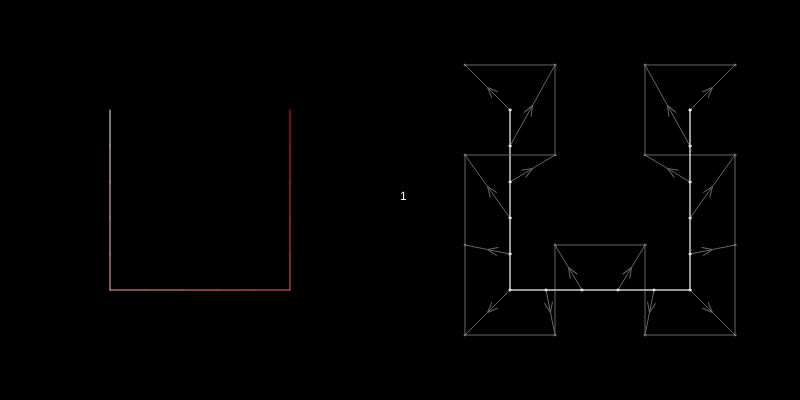
Frame 1 (no input)
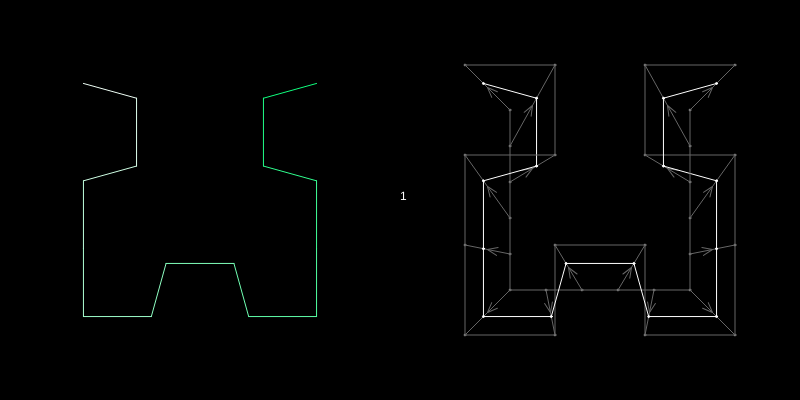
Frame 60 (no input)
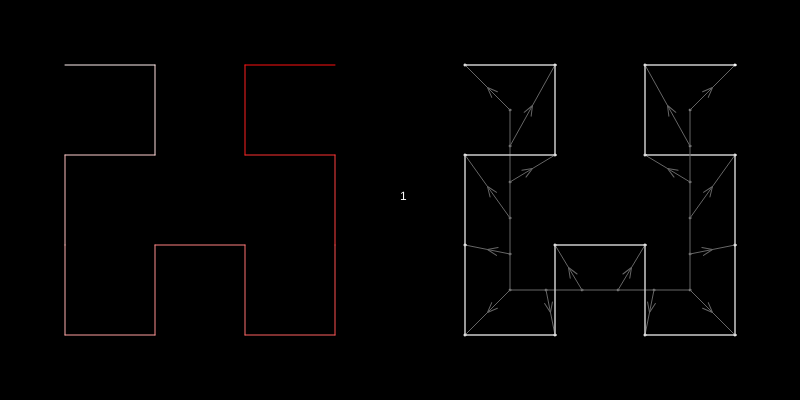
Frame 120 (the mouse pressed at the canvas centre since frame 60)

The p5.js sketch that drew these frames (run headless with seeded random() and noise() and a simulated clock; from frame 60 on, the mouse is pressed at the canvas centre):

// p5.js sketch
// ── sketch.js
// genaration n and n-1
points = []; // generation n
points2 = []; // generation n-1 with the same number of points as generation n. 

// arrays for the demo
points3 = []
points4 = []

size = 90
richt = []; // de 4 vectors to the south-east, south-west, north-east and north-west.

t = 0; // elapsetime from 0 to duration.
duration = 100;
waitingtime = 20;
maxdetail = 4 // highest generation.
detail = 0; // current generation
isLooping = false
cnv = null
enabled = "enabled"
disabled = "disabled"

function restart() {

    val = but1.attribute(enabled)
    if (val==disabled) return
    but1.attribute(enabled,disabled)

    points = []; // generation n
    points2 = []; // generation n-1 with the same number of points as generation n. 
    points3 = []
    points4 = []
    size = 90
    richt = []; // de 4 vectors to the south-east, south-west, north-east and north-west.
    t = 0; // elapsetime from 0 to duration.
    duration = 100;
    waitingtime = 20;
    maxdetail = 4 // highest generation.
    detail = 0; // current generation                

    setup2()

    if (!isLooping) {
        loop();
    }
}

function setup() {

    if (!cnv) cnv = createCanvas(800,400);
    background(0);
    colorMode(HSB,100)

    but1 = createButton("Restart")
    but1.class('txt2')
    but1.mousePressed(restart)
    but1.position((width-but1.size().width)/2,AUTO)
    but1.attribute("enabled","disabled")


    setup2()

}

function setup2() {

    stroke(50)
    frameRate(20)
    richt = [
        createVector(-1,1),
        createVector(-1,-1),
        createVector(1,-1),
        createVector(1,1)
    ]
    
    // initial values
    points = richt.map(r=>r.copy().mult(size));
    points2 = richt.slice();

    t = 0;
    detail = 0;

    enlarge(); // 4 times as many points from table points to table points2.
    dostep(); // generate the next generation

    // fill the points3 and points4 with the values from points and points2.
    copytodemo() // copy of the first generation
 
}

// the presentation function in the y direction 
function cy(y) {
    return -y;
}

function cp(p) {
    return createVector(p.x,cy(p.y));
}

function copytodemo() {
    points3 = points.map(v=>v.copy());
    points4 = points2.map(v=>v.copy());
}

// generate generation n-1 with the number of points from generation n
// generation n has N(n) points; generation n+1 has N(n=1) = 4*N(n);
// this function add 3*N(n) points extra.   
function enlarge() {
    points2 = [];
    for (let i=0;i<points.length;i+=4) {
        for (let j=1;j<4;j++) {
            let p1 = points[i+j-1];
            let p2 = points[i+j];
            for (let k=0;k<5;k++) {
                points2.push(p5.Vector.add(p1.copy().mult(1-k/5),p2.copy().mult(k/5)));
            }
        }
        points2.push(points[i+3].copy())
    }
}

// Generate the next generation. 
// This is done in the same table thereby destroying the previous generation   
function dostep() {
    let tocopy = points.length; // the length of generation n-1

    // replicate the picture 4 times and move to the corners.
    halfthesize(tocopy); // half the graphic
    copytori(1,tocopy); // copy SW
    copytori(2,tocopy); // copy SE
    copytori(3,tocopy); // copy NE and mirror on y=x
    replaceNW(0,tocopy); // move NW and mirror on y=-x
}

function halfthesize(tocopy) {
    for (let i=0;i<tocopy;i++) {
        points[i].mult(0.5);
    }
}

function copytori(r,tocopy) {
    let ri = richt[r].copy().mult(size);
    for (let i=0;i<tocopy;i++) {
        let v = points[i].copy().add(ri);
        if (r==3) {
            let h = v.x;
            v.x = v.y;
            v.y = h;
        }
        points.push(v);
    }
}

function replaceNW(r,tocopy) {
    let ri = richt[r].copy().mult(size);
    for (let i=0;i<tocopy;i++) {
        points[i].add(ri);
        let h = points[i].x 
        points[i].x = -points[i].y;
        points[i].y = -h;
    }
}

// draw the picture on its way from generation n-1 (p==0) to n (p==1)
function myDraw(t,duration) {
    let p = t/duration;
    let g = (1-p)*100
    
    for (let i=1;i<points.length;i++) {
        let f = (i/points.length)*100
        stroke(g,f,100);
        let v11 = points[i-1]; 
        let v12 = points[i];
        let v21 = points2[i-1]
        let v22 = points2[i]
        let v1 = p5.Vector.add(v11.copy().mult(p),v21.copy().mult(1-p));
        let v2 = p5.Vector.add(v12.copy().mult(p),v22.copy().mult(1-p));
        line(v1.x,cy(v1.y),v2.x,cy(v2.y)); // the moving line
    }
}

// draw the demo picture as above but with more points and lines
function drawDemo(t,duration) {
    push();
    translate(3*width/4,height/2);
    strokeWeight(1);
    let p = t/(duration);
    let g = (1-p)*100;
    stroke(40);
    // the first point of generation n and n-1
    let v1 = points3[0].copy();
    circle(v1.x,cy(v1.y),2)
    let v2 = points4[0].copy();
    circle(v2.x,cy(v2.y),2)
    line(v1.x,cy(v1.y),v2.x,cy(v2.y)); // line gen n to gen n-1 for the first point
    drawarrow(v1,v2);
    // the first point of the moving line
    v1.mult(p).add(v2.mult(1-p));
    stroke(255);
    circle(v1.x,cy(v1.y),2) // first point of the moving line
    for (let i=1;i<points3.length;i++) {
        // the 2 generations
        stroke(40)
        let v11 = points3[i-1]; 
        let v12 = points3[i];
        line(v11.x,cy(v11.y),v12.x,cy(v12.y)) // line generation n-1
        circle(v12.x,cy(v12.y),2)
        let v21 = points4[i-1]
        let v22 = points4[i]
        line(v21.x,cy(v21.y),v22.x,cy(v22.y)) // line generation n
        circle(v22.x,cy(v22.y),2)
        line(v12.x,cy(v12.y),v22.x,cy(v22.y)); // line gen n to gen n-1
        drawarrow(v12,v22);
        // the line in between
        v1 = p5.Vector.add(v11.copy().mult(p),v21.copy().mult(1-p));
        v2 = p5.Vector.add(v12.copy().mult(p),v22.copy().mult(1-p));
        stroke(255);
        line(v1.x,cy(v1.y),v2.x,cy(v2.y)); // the moving line
        circle(v2.x,cy(v2.y),2)
    }
    pop();
}

function drawarrow(p1,p2) {
    push()
    angleMode(DEGREES)
    let pm = p5.Vector.add(cp(p1),cp(p2)).mult(0.5);
    let ph = p5.Vector.sub(cp(p2),cp(p1));
    let alpha = ph.heading();
    translate(pm.x,pm.y)
    rotate(alpha)
    line(0,0,10,4)
    line(0,0,10,-4)
    pop()
}

function draw() {

    clear();
    background(0);
    noStroke()
    fill(255)
    text(detail+1,width*0.5,height/2);
    drawDemo(min(t,duration),duration);

    translate(width/4,height/2)
    
    myDraw(min(t,duration),duration);
    t++

    if (t>(duration+waitingtime)) {
        detail++
        if (detail>maxdetail) {
            isLooping = false
            print("noLoop()")
            but1.attribute(enabled,enabled)
            noLoop();
            return;
        }
        t = 0;
        print(points.length)
        enlarge(); // verviervoudig tabel points naar points2.
        dostep()
    }

}
// ── cuthilb.html
<!DOCTYPE html><html><head>
  
    <script language="javascript" type="text/javascript" src="../library/p5.min.js"></script>
    <script language="javascript" type="text/javascript" src="../library/p5.dom.min.js"></script>
      <link rel="stylesheet" type="text/css" href="style.css">
      <meta charset="utf-8">
  
    </head>
    <body>
      <script language="javascript" type="text/javascript" src="sketch.js"></script>
    
  </body>
  </html> 
// ── style.css
html, body {
  margin: 0;
  padding: 0.1;
}
canvas {
  display: block;
}

.txt {
  color: black ;
  font-family: Arial, Helvetica, sans-serif;
  font-size: 18px;
  font-weight: bold;
}

.txt2[enabled="enabled"] {
  color: white ;
  font-family: Arial, Helvetica, sans-serif;
  font-size: 20px;
  font-weight: normal;
  background-color: black;
}

.txt2[enabled="disabled"] {
  color: gray ;
  font-family: Arial, Helvetica, sans-serif;
  font-size: 20px;
  font-weight: 100;
  background-color: black;
}
